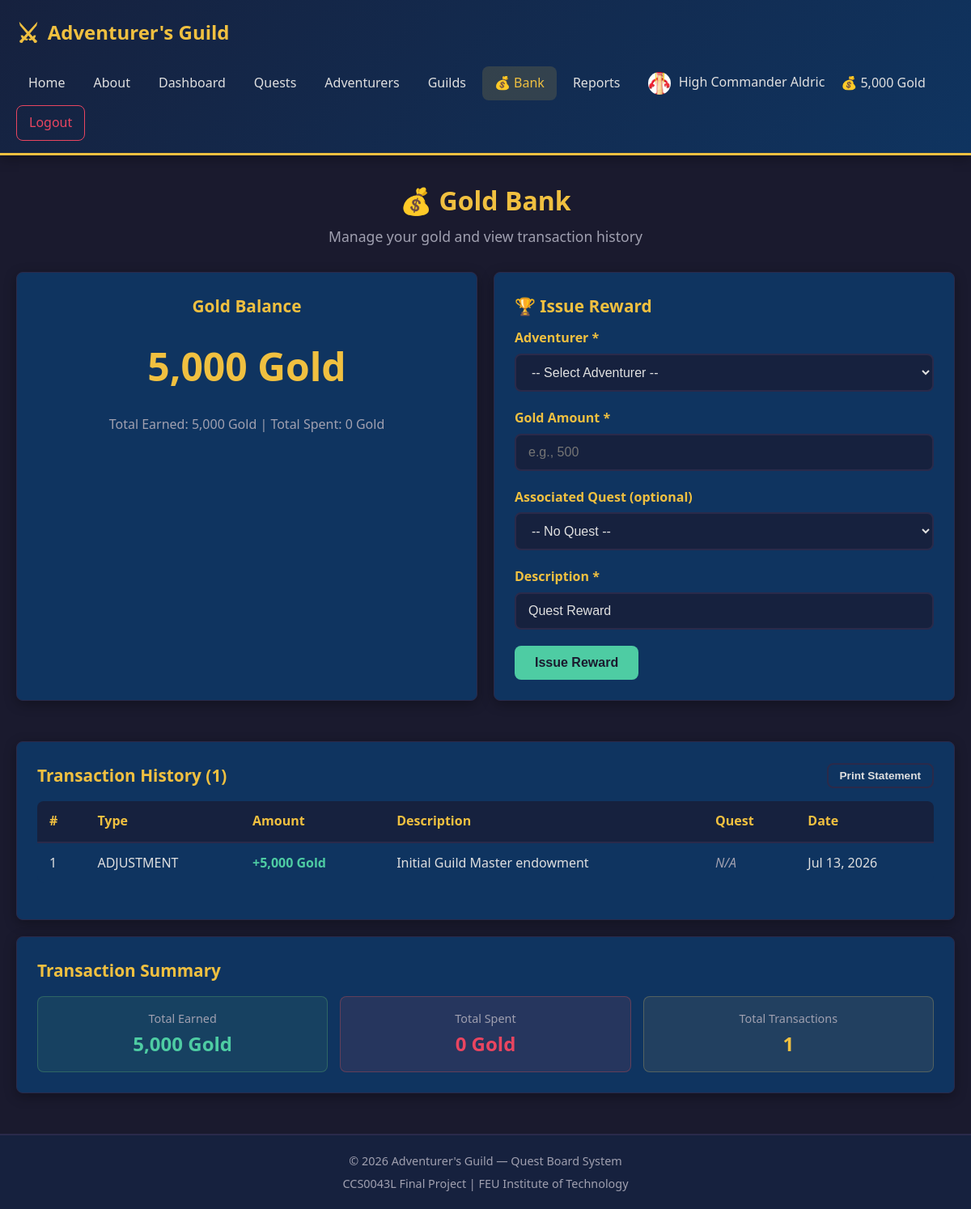
Page /bank.php (signed in) on the committed database.
### tables this page shows
CREATE TABLE IF NOT EXISTS wallets (
    wallet_id INT AUTO_INCREMENT PRIMARY KEY,
    user_id INT NOT NULL UNIQUE,
    balance DECIMAL(12, 2) NOT NULL DEFAULT 100.00,
    created_at TIMESTAMP DEFAULT CURRENT_TIMESTAMP,
    FOREIGN KEY (user_id) REFERENCES users(user_id) ON DELETE CASCADE
);

CREATE TABLE IF NOT EXISTS transactions (
    transaction_id INT AUTO_INCREMENT PRIMARY KEY,
    user_id INT NOT NULL,
    amount DECIMAL(12, 2) NOT NULL,
    type ENUM('REWARD', 'SPEND', 'TRANSFER', 'ADJUSTMENT') NOT NULL,
    description VARCHAR(255) NOT NULL,
    quest_id INT NULL,
    created_at TIMESTAMP DEFAULT CURRENT_TIMESTAMP,
    FOREIGN KEY (user_id) REFERENCES users(user_id) ON DELETE CASCADE,
    FOREIGN KEY (quest_id) REFERENCES quests(quest_id) ON DELETE SET NULL
);

### includes/functions.php (called while the page is built, shortened)
<?php
function formatDate($dateStr) {
    return date("M d, Y", strtotime($dateStr));
}
function getWalletBalance($conn, $userId) {
    $stmt = $conn->prepare("SELECT balance FROM wallets WHERE user_id = ?");
    $stmt->bind_param("i", $userId);
    $stmt->execute();
    $result = $stmt->get_result();
    $wallet = $result->fetch_assoc();
    return $wallet;
}
function getTransactionHistory($conn, $userId, $limit = 20) {
    $stmt = $conn->prepare("SELECT t.*, q.title AS quest_title FROM transactions t LEFT JOIN quests q ON t.quest_id = q.quest_id WHERE t.user_id = ? ORDER BY t.created_at DESC LIMIT ?");
    $stmt->bind_param("ii", $userId, $limit);
    $stmt->execute();
    $result = $stmt->get_result();
    $transactions = $result->fetch_all(MYSQLI_ASSOC);
    return $transactions;
}
function formatGold($amount) {
    return number_format($amount, 0) . " Gold";
}
function getUserAvatar($userId) {
    $avatarDir = UPLOAD_DIR . 'avatars/';
    $files = glob($avatarDir . 'user_' . $userId . '_*');
    if (!empty($files)) {
        return basename($files[0]);
    }
    return null;
}
?>

### bank.php (the view, shortened to what this page needs)
<?php
require_once __DIR__ . '/includes/auth_check.php';
require_once __DIR__ . '/includes/functions.php';
$conn = getConnection();
$wallet = getWalletBalance($conn, $_SESSION['user_id']);
$balance = $wallet['balance'] ?? 0;
$transactions = getTransactionHistory($conn, $_SESSION['user_id'], 100);
?>
<?php include_once __DIR__ . '/includes/header.php'; ?>
<div class="container">
    <h1 class="page-title">&#128176; Gold Bank</h1>
    <p class="page-subtitle">Manage your gold and view transaction history</p>
    <div class="grid-2" style="margin-bottom: 30px;">
        <div class="card" style="text-align: center;">
            <h2 class="card-title">Gold Balance</h2>
            <div style="font-size: 3rem; font-weight: bold; color: var(--color-gold); margin: 20px 0;">
                <?php echo formatGold($balance); ?>
            </div>
            <p style="color: var(--color-text-muted);">
                <?php
                $earned = 0;
                $spent = 0;
                foreach ($transactions as $txn) {
                    if ($txn['amount'] > 0) $earned += $txn['amount'];
                }
                echo "Total Earned: " . formatGold($earned) . " | Total Spent: " . formatGold($spent);
                ?>
            </p>
        </div>
        <?php if ($_SESSION['role'] === 'guild_master'): ?>
            <div class="card">
                <h2 class="card-title">&#127942; Issue Reward</h2>
                <form method="POST" action="bank.php">
                    <div class="form-group">
                        <label for="reward_adventurer_id">Adventurer *</label>
                        <select id="reward_adventurer_id" name="reward_adventurer_id" required>
                            <option value="">-- Select Adventurer --</option>
                        </select>
                    </div>
                    <div class="form-group">
                        <label for="reward_amount">Gold Amount *</label>
                        <input type="number" id="reward_amount" name="reward_amount" min="1" required placeholder="e.g., 500">
                    </div>
                    <div class="form-group">
                        <label for="reward_quest_id">Associated Quest (optional)</label>
                        <select id="reward_quest_id" name="reward_quest_id">
                            <option value="">-- No Quest --</option>
                        </select>
                    </div>
                    <div class="form-group">
                        <label for="reward_description">Description *</label>
                        <input type="text" id="reward_description" name="reward_description" required maxlength="200"
                               value="Quest Reward" placeholder="e.g., Quest Reward, Festival Bonus">
                    </div>
                    <button type="submit" class="btn btn-success" onclick="return confirm('Issue this reward?');">Issue Reward</button>
                </form>
            </div>
        <?php endif; ?>
    </div>
    <div class="card">
        <div style="display: flex; justify-content: space-between; align-items: center; margin-bottom: 15px; flex-wrap: wrap; gap: 10px;">
            <h2 class="card-title" style="margin-bottom: 0;">Transaction History (<?php echo count($transactions); ?>)</h2>
            <button onclick="window.print()" class="btn btn-secondary btn-sm">Print Statement</button>
        </div>
        <?php if (!empty($transactions)): ?>
            <div class="table-container">
                <table>
                    <thead>
                        <tr>
                            <th>#</th>
                            <th>Type</th>
                            <th>Amount</th>
                            <th>Description</th>
                            <th>Quest</th>
                            <th>Date</th>
                        </tr>
                    </thead>
                    <tbody>
                        <?php
                        $rowNum = 1;
                        foreach ($transactions as $txn):
                        ?>
                            <tr>
                                <td><?php echo $rowNum; ?></td>
                                <td>
                                    <?php
                                    switch ($txn['type']) {
                                        default:
                                            echo htmlspecialchars($txn['type']);
                                    }
                                    ?>
                                </td>
                                <td style="font-weight: bold; color: <?php echo $txn['amount'] > 0 ? 'var(--color-success)' : 'var(--color-error)'; ?>">
                                    <?php echo ($txn['amount'] > 0 ? '+' : '-') . formatGold(abs($txn['amount'])); ?>
                                </td>
                                <td><?php echo htmlspecialchars($txn['description']); ?></td>
                                <td><?php echo $txn['quest_title'] ? htmlspecialchars($txn['quest_title']) : '<em style="color: var(--color-text-muted);">N/A</em>'; ?></td>
                                <td><?php echo formatDate($txn['created_at']); ?></td>
                            </tr>
                        <?php
                            $rowNum++;
                        endforeach;
                        ?>
                    </tbody>
                </table>
            </div>
        <?php endif; ?>
    </div>
    <div class="card" style="margin-top: 20px;">
        <h2 class="card-title">Transaction Summary</h2>
        <div style="display: grid; grid-template-columns: repeat(auto-fit, minmax(200px, 1fr)); gap: 15px; margin-top: 15px;">
            <div style="text-align: center; padding: 15px; background: rgba(102, 187, 106, 0.1); border-radius: 8px; border: 1px solid rgba(102, 187, 106, 0.3);">
                <div style="font-size: 0.9rem; color: var(--color-text-muted);">Total Earned</div>
                <div style="font-size: 1.5rem; font-weight: bold; color: var(--color-success);">
                    <?php
                    $earned = 0;
                    foreach ($transactions as $txn) { if ($txn['amount'] > 0) $earned += $txn['amount']; }
                    echo formatGold($earned);
                    ?>
                </div>
            </div>
            <div style="text-align: center; padding: 15px; background: rgba(239, 83, 80, 0.1); border-radius: 8px; border: 1px solid rgba(239, 83, 80, 0.3);">
                <div style="font-size: 0.9rem; color: var(--color-text-muted);">Total Spent</div>
                <div style="font-size: 1.5rem; font-weight: bold; color: var(--color-error);">
                    <?php
                    $spent = 0;
                    echo formatGold($spent);
                    ?>
                </div>
            </div>
            <div style="text-align: center; padding: 15px; background: rgba(200, 176, 97, 0.1); border-radius: 8px; border: 1px solid rgba(200, 176, 97, 0.3);">
                <div style="font-size: 0.9rem; color: var(--color-text-muted);">Total Transactions</div>
                <div style="font-size: 1.5rem; font-weight: bold; color: var(--color-gold);">
                    <?php echo count($transactions); ?>
                </div>
            </div>
        </div>
    </div>
</div>
<?php include_once __DIR__ . '/includes/footer.php'; ?>

### includes/header.php (shortened to what this page needs)
<?php
require_once __DIR__ . '/functions.php';
$isLoggedIn = isset($_SESSION['user_id']);
$walletBalance = null;
if ($isLoggedIn) {
    $conn = getConnection();
    $wallet = getWalletBalance($conn, $_SESSION['user_id']);
    $walletBalance = $wallet['balance'] ?? 0;
}
?>
<!DOCTYPE html>
<html lang="en">
<head>
    <link rel="stylesheet" href="css/style.css">
</head>
<body>
    <header class="main-header">
        <div class="container">
            <div class="header-content">
                <a href="index.php" class="logo">
                    <span class="logo-icon">&#9876;</span>
                    <span class="logo-text">Adventurer's Guild</span>
                </a>
                <nav class="main-nav">
                    <a href="index.php" class="nav-link <?php echo basename($_SERVER['PHP_SELF']) === 'index.php' ? 'active' : ''; ?>">Home</a>
                    <a href="about.php" class="nav-link <?php echo basename($_SERVER['PHP_SELF']) === 'about.php' ? 'active' : ''; ?>">About</a>
                    <?php if ($isLoggedIn): ?>
                        <a href="dashboard.php" class="nav-link <?php echo basename($_SERVER['PHP_SELF']) === 'dashboard.php' ? 'active' : ''; ?>">Dashboard</a>
                        <a href="quests.php" class="nav-link <?php echo basename($_SERVER['PHP_SELF']) === 'quests.php' || basename($_SERVER['PHP_SELF']) === 'quest_add.php' || basename($_SERVER['PHP_SELF']) === 'quest_edit.php' ? 'active' : ''; ?>">Quests</a>
                        <a href="adventurers.php" class="nav-link <?php echo basename($_SERVER['PHP_SELF']) === 'adventurers.php' ? 'active' : ''; ?>">Adventurers</a>
                        <a href="guilds.php" class="nav-link <?php echo basename($_SERVER['PHP_SELF']) === 'guilds.php' || basename($_SERVER['PHP_SELF']) === 'guild_detail.php' ? 'active' : ''; ?>">Guilds</a>
                        <a href="bank.php" class="nav-link <?php echo basename($_SERVER['PHP_SELF']) === 'bank.php' ? 'active' : ''; ?>">&#128176; Bank</a>
                        <a href="reports.php" class="nav-link <?php echo basename($_SERVER['PHP_SELF']) === 'reports.php' ? 'active' : ''; ?>">Reports</a>
                        <?php
                        $userAvatar = getUserAvatar($_SESSION['user_id']);
                        ?>
                        <a href="profile.php" class="nav-link <?php echo basename($_SERVER['PHP_SELF']) === 'profile.php' ? 'active' : ''; ?>">
                            <?php if ($userAvatar): ?>
                                <img src="uploads/avatars/<?php echo htmlspecialchars($userAvatar); ?>" alt="Avatar" style="width: 28px; height: 28px; border-radius: 50%; object-fit: cover; margin-right: 5px; vertical-align: middle;">
                            <?php endif; ?>
                            <?php echo htmlspecialchars($_SESSION['full_name']); ?>
                        </a>
                        <div class="wallet-display" title="Gold Balance">
                            &#128176; <?php echo formatGold($walletBalance); ?>
                        </div>
                        <a href="logout.php" class="nav-link btn-logout">Logout</a>
                    <?php else: ?>
                        <a href="login.php" class="nav-link <?php echo basename($_SERVER['PHP_SELF']) === 'login.php' ? 'active' : ''; ?>">Login</a>
                        <a href="register.php" class="nav-link btn-register <?php echo basename($_SERVER['PHP_SELF']) === 'register.php' ? 'active' : ''; ?>">Register</a>
                    <?php endif; ?>
                </nav>
            </div>
        </div>
    </header>
    <main class="main-content">

### rows in the picture
wallets: balance "5,000 Gold"
transactions: type "ADJUSTMENT", amount "5,000 Gold", description "Initial Guild Master endowment", created_at "Jul 13, 2026"

### other values in the picture
$_SESSION['full_name'] "High Commander Aldric"
formatGold($earned) "5,000 Gold"
formatGold($spent) "0 Gold"
count($transactions) "1"
